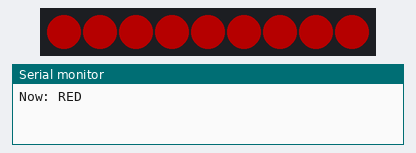
Simulated run of this sketch. Board: ESP32. Parts: 9 RGB LEDs in strip order, left to right, the last lines printed to the serial monitor. Dim RGB values are drawn brighter than linear; the strip is taken to match the declared colour order.

Above: at 0.1 s.
At 1.1 s:
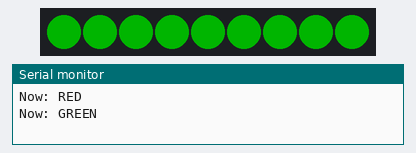
At 2.1 s:
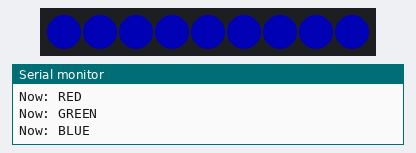

The sketch:

led_test.ino
```cpp
// LED strip test – cycles the first pixels of a WS2811 strip through red, green and blue.
// Requires the "Adafruit NeoPixel" library.

#include <Adafruit_NeoPixel.h>

const int LED_PIN = 13;           // GPIO connected to Din (through a 330 Ω resistor)
const int NUM_PIXELS = 9;         // WS2811 12 V strips drive 3 LEDs per pixel, so 3 pixels = 9 LEDs
const uint8_t BRIGHTNESS = 64;    // 0–255; kept low to limit current draw
const unsigned long STEP_MS = 1000;

// If the colors come out in the wrong order, try NEO_GRB, NEO_BRG or NEO_RBG instead of NEO_RGB.
Adafruit_NeoPixel strip(NUM_PIXELS, LED_PIN, NEO_RGB + NEO_KHZ800);

struct Step {
  const char* name;
  uint8_t r, g, b;
};

const Step STEPS[] = {
  {"RED", 255, 0, 0},
  {"GREEN", 0, 255, 0},
  {"BLUE", 0, 0, 255},
};

void setup() {
  Serial.begin(115200);
  strip.begin();
  strip.setBrightness(BRIGHTNESS);
  strip.clear();
  strip.show();
}

void loop() {
  for (const Step& step : STEPS) {
    Serial.printf("Now: %s\n", step.name);
    strip.fill(strip.Color(step.r, step.g, step.b));
    strip.show();
    delay(STEP_MS);
  }
}
```

Measured:
- by itself, everything shown: repeats every 3.0 s, in 3 steps
- what the display in image 1 shows lasts 1.0 s, from 1.0 s to 2.0 s
